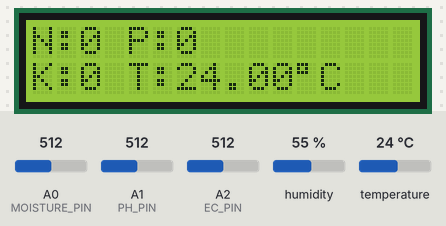
This sketch was run on a simulated Arduino Uno, built with avr-gcc and run on an emulated ATmega328P. Shown: 16×2 character LCD. The test bench sets the inputs (shaded band); at power-on: temperature 24 °C, A0 (MOISTURE_PIN) = 512, A1 (PH_PIN) = 512, A2 (EC_PIN) = 512, humidity 55 %. What the sketch prints to the serial monitor is not drawn.

Above: at 4.7 s.
4.8 s: temperature set to 12 °C
At 15.5 s:
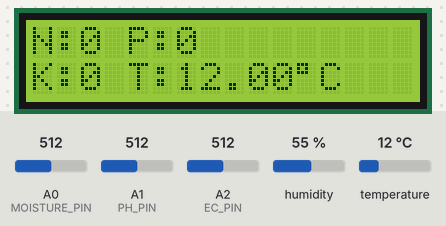
16.6 s: temperature set to 19 °C
At 26.5 s:
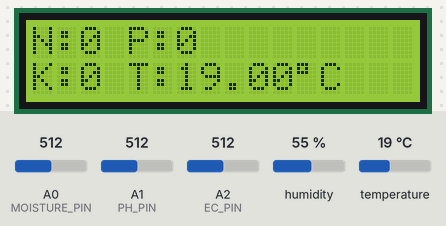
27.6 s: temperature set to 28 °C
At 38.5 s:
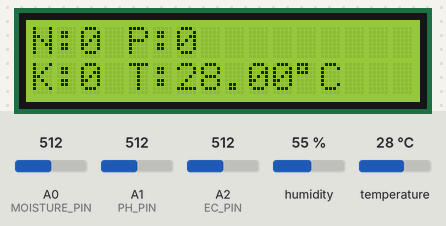
Timing chart, 0 to 40.0 s (numbered marks = the images above; inputs shaded):
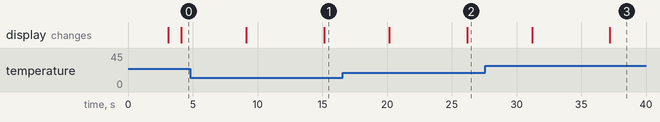

The sketch:

npk.ino
```cpp
//this work
#include <SoftwareSerial.h>
#include <Wire.h>
#include <LiquidCrystal_I2C.h>
#include <DHT.h>

#define RE 8
#define DE 7
#define DHTPIN 4

#define DHTTYPE DHT11

#define MOISTURE_PIN A0
#define PH_PIN A1
#define EC_PIN A2

DHT dht(DHTPIN, DHTTYPE);
LiquidCrystal_I2C lcd(0x27, 16, 2);  // Change 0x27 to 0x3F if your LCD has a different address

const byte nitro[] = {0x01, 0x03, 0x00, 0x1e, 0x00, 0x01, 0xe4, 0x0c};
const byte phos[] = {0x01, 0x03, 0x00, 0x1f, 0x00, 0x01, 0xb5, 0xcc};
const byte pota[] = {0x01, 0x03, 0x00, 0x20, 0x00, 0x01, 0x85, 0xc0};

byte values[11];
SoftwareSerial mod(2, 3);  // RS485 communication

void setup() {
  Serial.begin(9600);  // For UART communication with ESP32
  mod.begin(9600);
  pinMode(RE, OUTPUT);
  pinMode(DE, OUTPUT);

  lcd.init();
  lcd.backlight();
  lcd.setCursor(0, 0);
  lcd.print(" SMART FARMING ");
  lcd.setCursor(0, 1);
  lcd.print("Initializing..");
  delay(3000);
  lcd.clear();

  dht.begin();
}

void loop() {
  byte val1, val2, val3;
  float temperature, humidity, moisture, phValue, ecValue;

  val1 = nitrogen();
  delay(250);
  val2 = phosphorous();
  delay(250);
  val3 = potassium();
  delay(250);

  temperature = dht.readTemperature();
  humidity = dht.readHumidity();

  if (isnan(temperature) || isnan(humidity)) {
    temperature = 0.0;
    humidity = 0.0;
  }

  moisture = analogRead(MOISTURE_PIN);
  moisture = map(moisture, 0, 1023, 0, 100);

  phValue = analogRead(PH_PIN);
  phValue = map(phValue, 0, 1023, 0, 14);

  ecValue = analogRead(EC_PIN);
  ecValue = map(ecValue, 0, 1023, 0, 2000);

  // Send sensor data to ESP32 via UART
  Serial.print("N:");
  Serial.print(val1);
  Serial.print(",P:");
  Serial.print(val2);
  Serial.print(",K:");
  Serial.print(val3);
  Serial.print(",Moisture:");
  Serial.print(moisture);
  Serial.print(",Temp:");
  Serial.print(temperature);
  Serial.print(",EC:");
  Serial.print(ecValue);
  Serial.print(",Humidity:");
  Serial.print(humidity);
  Serial.print(",pH:");
  Serial.println(phValue);

  // Show NPK on LCD
  lcd.clear();
  lcd.setCursor(0, 0);
  lcd.print("N:");
  lcd.print(val1);
  lcd.print(" P:");
  lcd.print(val2);

  lcd.setCursor(0, 1);
  lcd.print("K:");
  lcd.print(val3);
  lcd.print(" T:");
  lcd.print((double)temperature);
  lcd.write(byte(223));
  lcd.print("C");
  delay(5000);

  // Show moisture and pH on LCD
  lcd.clear();
  lcd.setCursor(0, 0);
  lcd.print("Moist:");
  lcd.print((int)moisture);
  lcd.print("%");

  lcd.setCursor(0, 1);
  lcd.print("pH:");
  lcd.print(phValue);
  // lcd.print(" EC:");
  // lcd.print((int)(ecValue / 1000));
  // lcd.print("mS");


  lcd.print(" H:");
  lcd.print((int)(humidity));
  lcd.print("%");
  delay(5000);
}

byte nitrogen() {
  digitalWrite(DE, HIGH);
  digitalWrite(RE, HIGH);
  delay(10);
  if (mod.write(nitro, sizeof(nitro)) == 8) {
    digitalWrite(DE, LOW);
    digitalWrite(RE, LOW);
    delay(50);
    for (byte i = 0; i < 7; i++) {
      if (mod.available()) values[i] = mod.read();
    }
  }
  return values[4];
}

byte phosphorous() {
  digitalWrite(DE, HIGH);
  digitalWrite(RE, HIGH);
  delay(10);
  if (mod.write(phos, sizeof(phos)) == 8) {
    digitalWrite(DE, LOW);
    digitalWrite(RE, LOW);
    delay(50);
    for (byte i = 0; i < 7; i++) {
      if (mod.available()) values[i] = mod.read();
    }
  }
  return values[4];
}

byte potassium() {
  digitalWrite(DE, HIGH);
  digitalWrite(RE, HIGH);
  delay(10);
  if (mod.write(pota, sizeof(pota)) == 8) {
    digitalWrite(DE, LOW);
    digitalWrite(RE, LOW);
    delay(50);
    for (byte i = 0; i < 7; i++) {
      if (mod.available()) values[i] = mod.read();
    }
  }
  return values[4];
}
```

Measured:
- after the input at 4.8 s, the display: first differs from a run without the input after 10.3 s (image 1)
- after the input at 16.6 s, the display: first differs from a run without the input after 9.6 s (image 2)
- after the input at 27.6 s, the display: first differs from a run without the input after 9.6 s (image 3)
